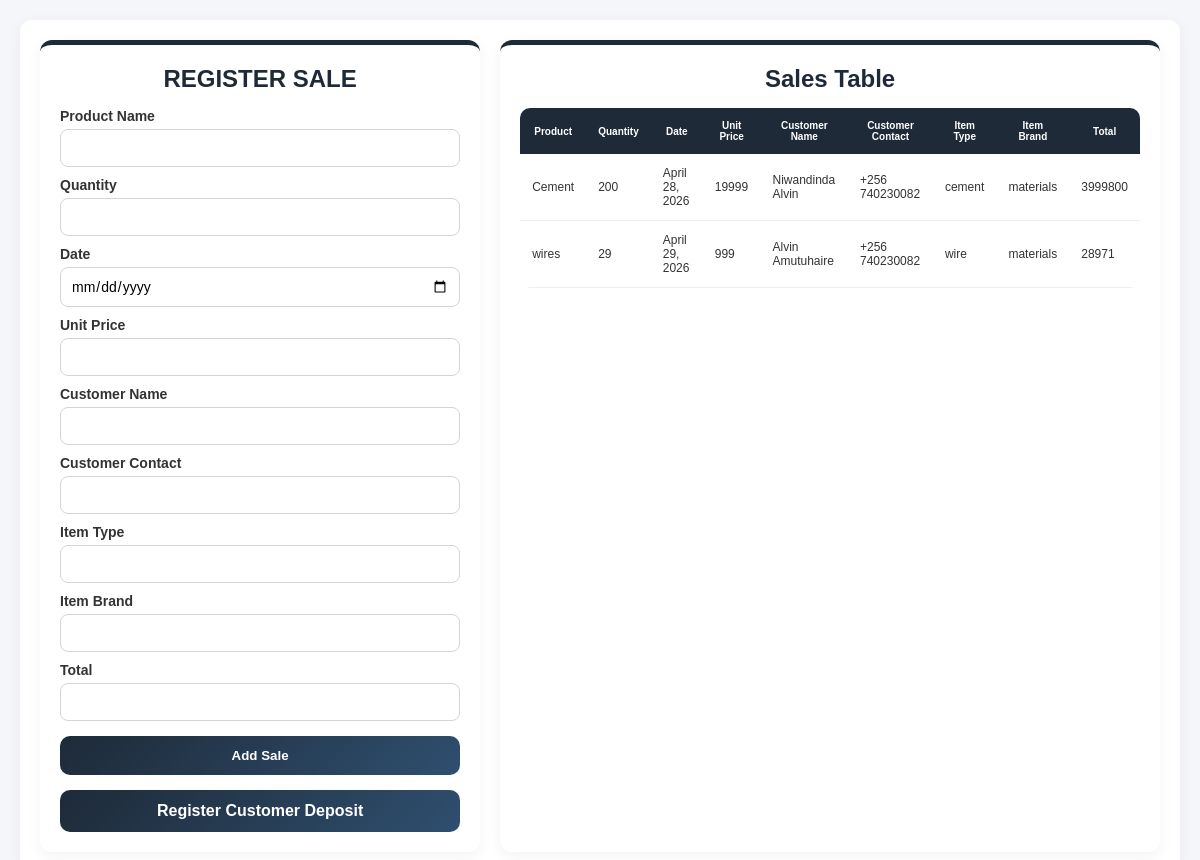
Before: /sales/ with the older database file.
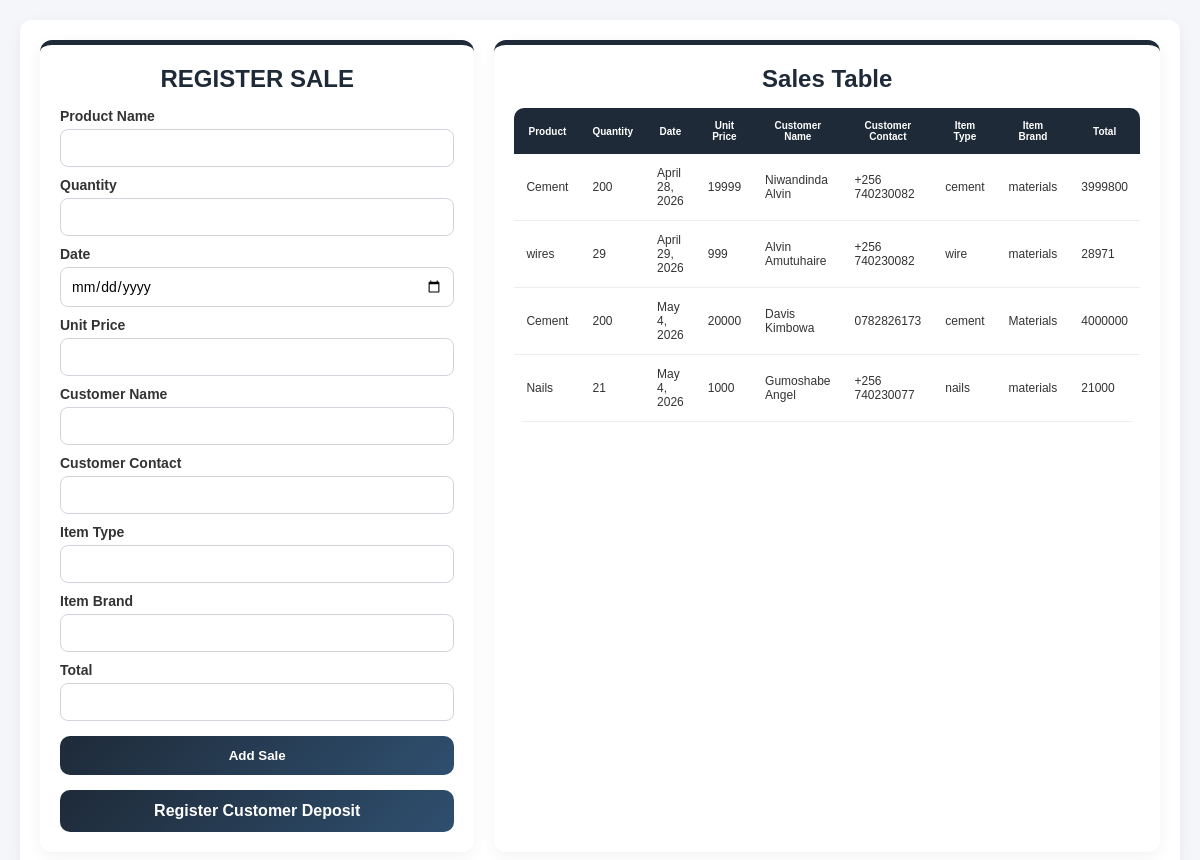
After: the same page with the newer database file.
### hardwareapp/models.py (models this page shows, shortened)
class Sale(models.Model): # used to create a database table for sales in django
    product_name = models.CharField(max_length=100)
    quantity = models.IntegerField()
    unit_price = models.IntegerField()
    total = models.IntegerField(default=0)
    date = models.DateField()
    customer_name = models.CharField(max_length=100)
    customer_contact = models.CharField(max_length=100)
    item_type = models.CharField(max_length=100)
    item_brand = models.CharField(max_length=100)
    total = models.IntegerField(default=0)

### hardwareapp/views.py (the view, shortened to what this page needs)
# urls.py: path('sales/', views.sales, name='sales'),
def sales(request):
    print("SAVED SUCCESSFULLY")
    sales = Sale.objects.all()#shows live data on the web page
    return render(request, 'sales.html', {'sales': sales})

### hardwareapp/templates/sales.html (shortened to what this page needs)
<!doctype html>
<html lang="en">
  <head>
  </head>
  <body>
    <div class="container">
      <div class="form-box">
        <h2>REGISTER SALE</h2>
        <form method="POST">
          <label>Product Name</label>
          <input type="text" name="product_name" required />
          <label>Quantity</label>
          <input type="number" name="quantity" required />
          <label>Date</label>
          <input type="date" name="date" required />
          <label>Unit Price</label>
          <input type="number" name="unit_price" required />
          <label>Customer Name</label>
          <input type="text" name="customer_name" required />
          <label>Customer Contact</label>
          <input type="tel" name="customer_contact" required />
          <label>Item Type</label>
          <input type="text" name="item_type" required />
          <label>Item Brand</label>
          <input type="text" name="item_brand" required />
          <label>Total</label>
          <input type="number" name="total" required />
          <button type="submit">Add Sale</button>
          <a href="{% url 'deposit' %}" class="btn">
            Register Customer Deposit
          </a>
        </form>
      </div>
      <div class="table-box">
        <h2>Sales Table</h2>
        <table>
          <thead>
            <tr>
              <th>Product</th>
              <th>Quantity</th>
              <th>Date</th>
              <th>Unit Price</th>
              <th>Customer Name</th>
              <th>Customer Contact</th>
              <th>Item Type</th>
              <th>Item Brand</th>
              <th>Total</th>
            </tr>
          </thead>
          <tbody>
            {% for sale in sales %}
            <tr>
              <td>{{ sale.product_name }}</td>
              <td>{{ sale.quantity }}</td>
              <td>{{ sale.date }}</td>
              <td>{{ sale.unit_price }}</td>
              <td>{{ sale.customer_name }}</td>
              <td>{{ sale.customer_contact }}</td>
              <td>{{ sale.item_type }}</td>
              <td>{{ sale.item_brand }}</td>
              <td>{{ sale.total }}</td>
            </tr>
            {% empty %}
            <tr>
              <td colspan="7">No sales recorded yet</td>
            </tr>
            {% endfor %}
          </tbody>
        </table>
      </div>
    </div>
  </body>
</html>

### hardwareapp/templates/sales.html (style rules this page uses)
* { margin: 0; padding: 0; box-sizing: border-box; font-family: Arial, sans-serif; }
body { background: #f4f6f9; min-height: 100vh; padding: 20px; }
.container { display: flex; gap: 20px; background: #ffffff; padding: 20px; border-radius: 12px; box-shadow: 0 4px 15px rgba(0, 0, 0, 0.05); }
.form-box { width: 40%; background: #ffffff; padding: 20px; border-radius: 12px; border-top: 5px solid #1e2a38; box-shadow: 0 4px 15px rgba(0, 0, 0, 0.05); }
.form-box h2 { text-align: center; margin-bottom: 15px; color: #1e2a38; }
label { display: block; margin-top: 10px; font-weight: 600; font-size: 14px; color: #333; }
input { width: 100%; padding: 10px; margin-top: 5px; border: 1px solid #d1d5db; border-radius: 8px; font-size: 14px; }
button, .btn { width: 100%; margin-top: 15px; padding: 12px; background: linear-gradient(135deg, #1e2a38, #2f4f6f); color: white; border: none; border-radius: 10px; font-weight: bold; text-align: center; text-decoration: none; display: block; cursor: pointer; transition: 0.3s; }
.table-box { width: 60%; background: #ffffff; padding: 20px; border-radius: 12px; border-top: 5px solid #1e2a38; box-shadow: 0 4px 15px rgba(0, 0, 0, 0.05); }
.table-box h2 { text-align: center; margin-bottom: 15px; color: #1e2a38; }
table { width: 100%; border-collapse: collapse; overflow: hidden; border-radius: 10px; }
table th { background: #1e2a38; color: white; padding: 12px; font-size: 10px; }
table td { padding: 12px; border-bottom: 1px solid #eee; font-size: 12px; color: #333; }

Changed rows visible on the page:
added Sale: product_name "Cement", quantity "200", date "May 4, 2026", unit_price "20000", customer_name "Davis Kimbowa", customer_contact "0782826173", item_type "cement", item_brand "Materials", total "4000000"
added Sale: product_name "Nails", quantity "21", date "May 4, 2026", unit_price "1000", customer_name "Gumoshabe Angel", customer_contact "+256 740230077", item_type "nails", item_brand "materials", total "21000"
